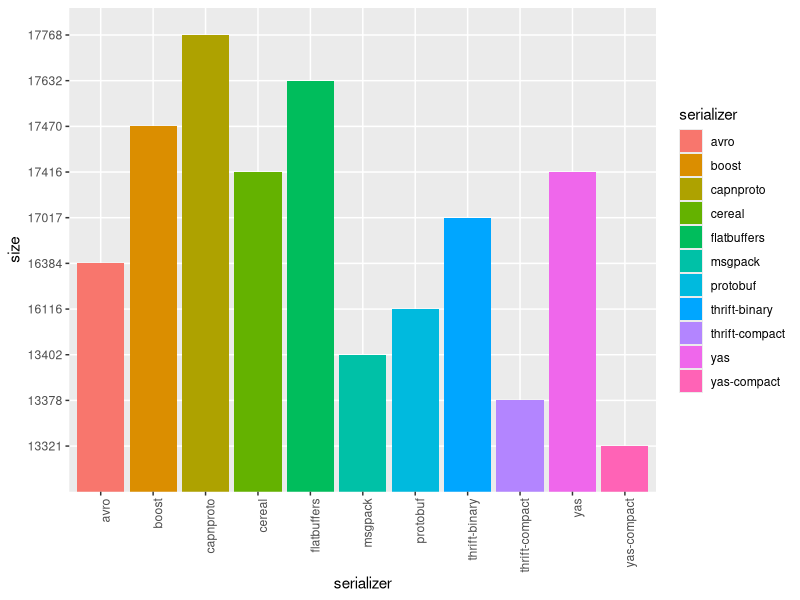
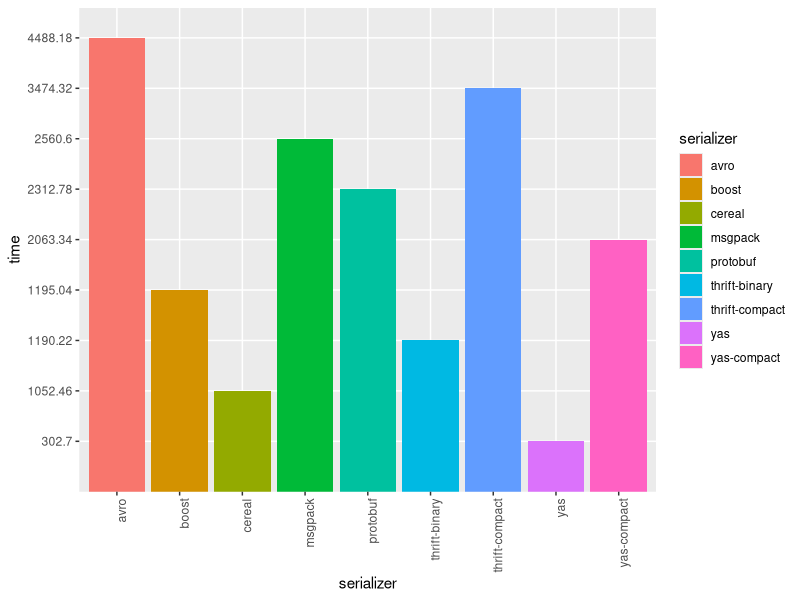
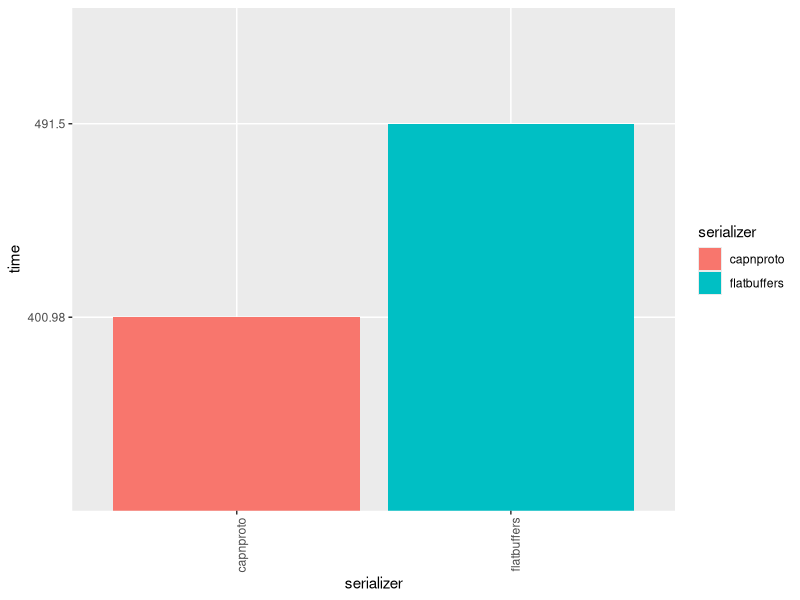

Source code (R) for these figures, in order:
library(ggplot2)

names.size <- c("thrift-binary", "thrift-compact", "protobuf", "boost", "msgpack", "cereal", "avro", "capnproto", "flatbuffers", "yas", "yas-compact")
names.time <- c("thrift-binary", "thrift-compact", "protobuf", "boost", "msgpack", "cereal", "avro", "yas", "yas-compact")
names.time2 <- c("capnproto", "flatbuffers")
# data from the 1000000 simulations
# for t in thrift-binary thrift-compact protobuf boost msgpack cereal avro yas yas-compact; do echo -n "$t: "; ./benchmark 1 $t | grep size | awk '{print $4}'; done
size <- c(
     17017 # thrift-binary
    ,13378 # thrift-compact
    ,16116 # protobuf
    ,17470 # boost
    ,13402 # msgpack
    ,17416 # cereal
    ,16384 # avro
    ,17768 # capnproto
    ,17632 # flatbuffers
    ,17416 # yas
    ,13321 # yas-compact
)
# for t in thrift-binary thrift-compact protobuf boost msgpack cereal avro yas yas-compact; do rm -f /tmp/$t.time; echo -n "$t: "; for i in `seq 1 50`; do ./benchmark 1000000 $t | grep time | awk '{print $4}' >>/tmp/$t.time; done; awk '{ sum += $1 } END { print sum/50}' /tmp/$t.time; done
time <- c(
     1190.22 # thrift-binary
    ,3474.32 # thrift-compact
    ,2312.78 # protobuf
    ,1195.04 # boost
    ,2560.6  # msgpack
    ,1052.46 # cereal
    ,4488.18 # avro
    ,302.7   # yas
    ,2063.34 # yas-compact
)
time2 <- c(
     400.98 # capnproto
    ,491.5  # flatbuffers
)

data.size <- as.data.frame(list(serializer = names.size, size = size))
data.time <- as.data.frame(list(serializer = names.time, time = time))
data.time2 <- as.data.frame(list(serializer = names.time2, time = time2))

ssize <- ggplot(data.size, aes(x = as.factor(serializer), y = as.factor(size), fill = serializer)) +
    geom_bar(stat = "identity") +
    xlab("serializer") +
    ylab("size") +
    theme(axis.text.x = element_text(angle = 90, hjust = 1))
png(filename="size.png", width = 800, height = 600)
plot(ssize)
dev.off()

stime <- ggplot(data.time, aes(x = as.factor(serializer), y = as.factor(time), fill = serializer)) +
    geom_bar(stat = "identity") +
    xlab("serializer") +
    ylab("time") +
    theme(axis.text.x = element_text(angle = 90, hjust = 1))
png(filename="time.png", width = 800, height = 600)
plot(stime)
dev.off()

stime2 <- ggplot(data.time2, aes(x = as.factor(serializer), y = as.factor(time), fill = serializer)) +
    geom_bar(stat = "identity") +
    xlab("serializer") +
    ylab("time") +
    theme(axis.text.x = element_text(angle = 90, hjust = 1))
png(filename="time2.png", width = 800, height = 600)
plot(stime2)
dev.off()
